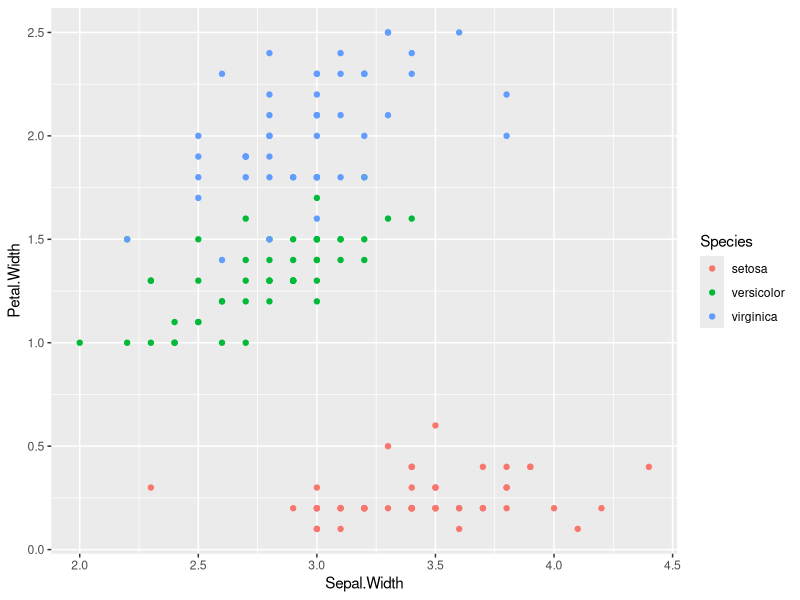

This chart was generated by the following R code:
## ---- chunk 1
knitr::opts_chunk$set(echo = FALSE)
library(ggplot2)
## ---- chunk 2
head(iris)
## ---- chunk 3
qplot(Sepal.Width, Petal.Width, data = iris, col = Species)
